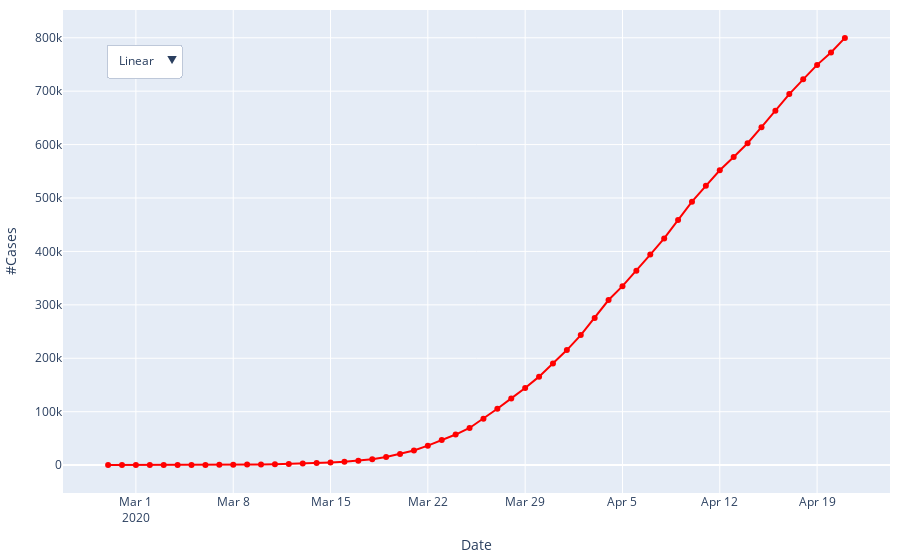

Notebook code for this chart:
### Markdown cell above
Now we will start using plotly to make interactive plots we can show on a web site. For this first one, we will show the same time-series data, but in one plot with a dropdown menu that lets you select log or linear y axis. Ironically, *these plotly graphs will not show* when you are viewing this notebook in Github you need to run it in interactive mode.

### Code cell
# Plot in plotly with dropdown to select log vs linear
fig_time_dropit = go.Figure()
fig_time_dropit.add_trace(go.Scatter(x = covid_time['date'], y = covid_time['cases'],
                    mode='lines+markers',
                    name='Covid over Time',
                    line_color='red'))

fig_time_dropit.update_layout(
    updatemenus=[
        dict(
            buttons=list([
                dict(label="Linear",
                    method="update",
                    args = [{'title': 'Linear scale'},
                            {'yaxis': {'type': 'linear'}}] ),
                dict(label="Log",
                    method="update",
                    args = [{'title': 'Log scale'},
                            {'yaxis': {'type': 'log'}}] )
            ]),
            direction="down",
            pad={"l": 10, "b": 10, "r": 10, "t": 10},
            showactive=True,
            x=0.04,
            xanchor="left",
            y=0.95,
            yanchor="top"),
    ],
    xaxis_title = "Date",
    yaxis_title = "#Cases",
    margin=dict(
        l=10,
        r=10,
        b=10,
        t=10,
        pad=0
    ),
)
fig_time_dropit.show()

### Figure 1 — Plotly figure (JSON) as saved in the notebook; plotly's stock layout.template omitted (floating-point values rounded to 4 significant figures)
{"data": [{"line": {"color": "red"}, "mode": "lines+markers", "name": "Covid over Time", "type": "scatter", "x": ["2020-02-28T00:00:00", "2020-02-29T00:00:00", "2020-03-01T00:00:00", "2020-03-02T00:00:00", "2020-03-03T00:00:00", "2020-03-04T00:00:00", "2020-03-05T00:00:00", "2020-03-06T00:00:00", "2020-03-07T00:00:00", "2020-03-08T00:00:00", "2020-03-09T00:00:00", "2020-03-10T00:00:00", "2020-03-11T00:00:00", "2020-03-12T00:00:00", "2020-03-13T00:00:00", "2020-03-14T00:00:00", "2020-03-15T00:00:00", "2020-03-16T00:00:00", "2020-03-17T00:00:00", "2020-03-18T00:00:00", "2020-03-19T00:00:00", "2020-03-20T00:00:00", "2020-03-21T00:00:00", "2020-03-22T00:00:00", "2020-03-23T00:00:00", "2020-03-24T00:00:00", "2020-03-25T00:00:00", "2020-03-26T00:00:00", "2020-03-27T00:00:00", "2020-03-28T00:00:00", "2020-03-29T00:00:00", "2020-03-30T00:00:00", "2020-03-31T00:00:00", "2020-04-01T00:00:00", "2020-04-02T00:00:00", "2020-04-03T00:00:00", "2020-04-04T00:00:00", "2020-04-05T00:00:00", "2020-04-06T00:00:00", "2020-04-07T00:00:00", "2020-04-08T00:00:00", "2020-04-09T00:00:00", "2020-04-10T00:00:00", "2020-04-11T00:00:00", "2020-04-12T00:00:00", "2020-04-13T00:00:00", "2020-04-14T00:00:00", "2020-04-15T00:00:00", "2020-04-16T00:00:00", "2020-04-17T00:00:00", "2020-04-18T00:00:00", "2020-04-19T00:00:00", "2020-04-20T00:00:00", "2020-04-21T00:00:00"], "y": [9, 18, 40, 53, 94, 209, 276, 394, 550, 731, 1048, 1365, 1757, 2221, 3095, 3846, 4902, 6182, 8366, 10939, 15134, 20908, 27435, 36391, 47066, 57224, 69508, 86811, 105484, 124884, 144377, 165597, 190078, 215329, 243403, 275457, 308993, 334967, 363719, 394156, 424289, 458635, 493185, 522843, 551826, 576774, 602473, 632656, 663260, 694520, 722182, 749203, 772524, 799717]}], "layout": {"margin": {"b": 10, "l": 10, "pad": 0, "r": 10, "t": 10}, "updatemenus": [{"buttons": [{"args": [{"title": "Linear scale"}, {"yaxis": {"type": "linear"}}], "label": "Linear", "method": "update"}, {"args": [{"title": "Log scale"}, {"yaxis": {"type": "log"}}], "label": "Log", "method": "update"}], "direction": "down", "pad": {"b": 10, "l": 10, "r": 10, "t": 10}, "showactive": true, "x": 0.04, "xanchor": "left", "y": 0.95, "yanchor": "top"}], "xaxis": {"title": {"text": "Date"}}, "yaxis": {"title": {"text": "#Cases"}}}}
